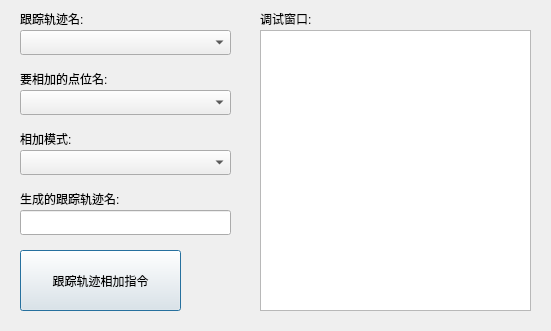
<?xml version="1.0" encoding="UTF-8"?>
<ui version="4.0">
 <class>keycreataddpDlg</class>
 <widget class="QDialog" name="keycreataddpDlg">
  <property name="geometry">
   <rect>
    <x>0</x>
    <y>0</y>
    <width>551</width>
    <height>331</height>
   </rect>
  </property>
  <property name="windowTitle">
   <string>Dialog</string>
  </property>
  <widget class="QComboBox" name="traceaddpweldcombo">
   <property name="geometry">
    <rect>
     <x>20</x>
     <y>30</y>
     <width>211</width>
     <height>25</height>
    </rect>
   </property>
  </widget>
  <widget class="QLabel" name="label_31">
   <property name="geometry">
    <rect>
     <x>20</x>
     <y>190</y>
     <width>131</width>
     <height>17</height>
    </rect>
   </property>
   <property name="text">
    <string>生成的跟踪轨迹名:</string>
   </property>
  </widget>
  <widget class="QLabel" name="label">
   <property name="geometry">
    <rect>
     <x>260</x>
     <y>10</y>
     <width>67</width>
     <height>17</height>
    </rect>
   </property>
   <property name="text">
    <string>调试窗口:</string>
   </property>
  </widget>
  <widget class="QLabel" name="label_3">
   <property name="geometry">
    <rect>
     <x>20</x>
     <y>10</y>
     <width>121</width>
     <height>17</height>
    </rect>
   </property>
   <property name="text">
    <string>跟踪轨迹名:</string>
   </property>
  </widget>
  <widget class="QTextBrowser" name="record">
   <property name="geometry">
    <rect>
     <x>260</x>
     <y>30</y>
     <width>271</width>
     <height>281</height>
    </rect>
   </property>
  </widget>
  <widget class="QPushButton" name="pushButton">
   <property name="geometry">
    <rect>
     <x>20</x>
     <y>250</y>
     <width>161</width>
     <height>61</height>
    </rect>
   </property>
   <property name="text">
    <string>跟踪轨迹相加指令</string>
   </property>
  </widget>
  <widget class="QLineEdit" name="traceaddpname">
   <property name="geometry">
    <rect>
     <x>20</x>
     <y>210</y>
     <width>211</width>
     <height>25</height>
    </rect>
   </property>
  </widget>
  <widget class="QLabel" name="label_4">
   <property name="geometry">
    <rect>
     <x>20</x>
     <y>70</y>
     <width>121</width>
     <height>17</height>
    </rect>
   </property>
   <property name="text">
    <string>要相加的点位名:</string>
   </property>
  </widget>
  <widget class="QComboBox" name="traceaddpointcombo">
   <property name="geometry">
    <rect>
     <x>20</x>
     <y>90</y>
     <width>211</width>
     <height>25</height>
    </rect>
   </property>
  </widget>
  <widget class="QLabel" name="label_5">
   <property name="geometry">
    <rect>
     <x>20</x>
     <y>130</y>
     <width>71</width>
     <height>17</height>
    </rect>
   </property>
   <property name="text">
    <string>相加模式:</string>
   </property>
  </widget>
  <widget class="QComboBox" name="traceaddpmodecombo">
   <property name="geometry">
    <rect>
     <x>20</x>
     <y>150</y>
     <width>211</width>
     <height>25</height>
    </rect>
   </property>
  </widget>
 </widget>
 <resources/>
 <connections/>
</ui>
